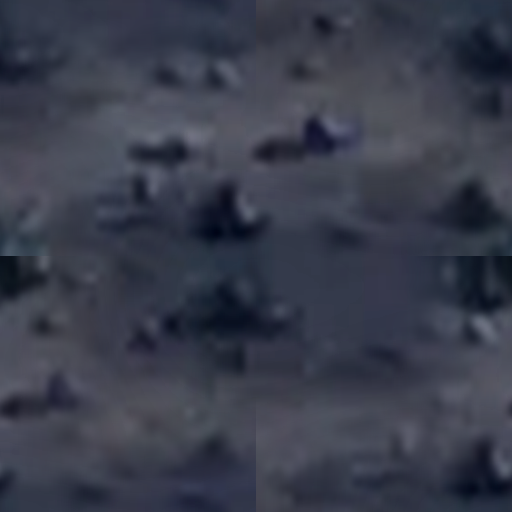
#> input picture moon-faire-witches/texture-packs/world/aethermoor/stand-in/desert_ground.png, 512 x 512 px, given in place of Aethermoor-Natural-Night-Atlas.webp, which was not available
$ python build.py
#> lines starting #> are read from the running program, lines starting #| are printed output that depends on the picture; after the words box and inside, x2 and y2 are one past the last pixel; in counts of white or black regions, pixels touching at a corner belong together
### moon-faire-witches/texture-packs/tools/seamless.py
# seamless.py: turns a patch cut from a painting into a square texture that repeats without a visible join, as a stand-in
# until the real painted texture pack arrives. The patch's light is evened out first (a big soft blur of its brightness
# is divided out, so a lamp's glow or a shadow edge does not repeat), then its edges are blended into a copy of itself
# shifted by half, so the left edge runs into the right and the top into the bottom.
# usage (as a tool):  python3 -I seamless.py <painting.png> <x0> <y0> <x1> <y1> <out.png> [--size 512] [--keep-light] [--squash 1.0]
#   --squash k: stretch the patch's height by k first (ground seen at a slant in a painting looks squashed; 1.3 to 1.6 undoes it)
# or from Python:  from seamless import make; make(img, box, size=512, flatten=True, squash=1.0) -> PIL image
import sys
from PIL import Image, ImageFilter, ImageChops
import numpy as np

def _flatten(a, sigma):
    lum = 0.299 * a[..., 0] + 0.587 * a[..., 1] + 0.114 * a[..., 2]
    blur = np.asarray(Image.fromarray(np.clip(lum, 0, 255).astype(np.uint8)).filter(ImageFilter.GaussianBlur(sigma)), dtype=np.float32)
    gain = (lum.mean() + 1.0) / (blur + 1.0)
    return np.clip(a * gain[..., None], 0, 255)

def make(img, box, size=512, flatten=True, squash=1.0):
    p = img.convert('RGB').crop(tuple(int(v) for v in box))
    if squash and abs(squash - 1.0) > 1e-3: p = p.resize((p.width, max(1, round(p.height * squash))), Image.LANCZOS)
    s = min(p.width, p.height); p = p.crop(((p.width - s) // 2, (p.height - s) // 2, (p.width - s) // 2 + s, (p.height - s) // 2 + s)).resize((size, size), Image.LANCZOS)
    a = np.asarray(p, dtype=np.float32)
    if flatten: a = _flatten(a, size / 6)
    h = size // 2
    b = np.roll(np.roll(a, h, 0), h, 1)
    # weight of the shifted copy: 1 near the picture's edges (where the original would show its seam), 0 in the middle
    y, x = np.mgrid[0:size, 0:size].astype(np.float32)
    d = np.minimum(np.minimum(x, size - 1 - x), np.minimum(y, size - 1 - y)) / (size * 0.25)
    w = np.clip(1.0 - d, 0, 1); w = w * w * (3 - 2 * w)
    out = a * (1 - w[..., None]) + b * w[..., None]
    return Image.fromarray(np.clip(out, 0, 255).astype(np.uint8))

# [6 lines that do not run on import are left out]

### moon-faire-witches/texture-packs/world/tools/build.py
# build.py: makes the world pack (aethermoor/): the stand-ins from the night atlas, the reference crops by night and by
# day, the props' crops, and a 2 x 2 tiled check sheet of every stand-in (in /tmp, not in the pack).
# usage: python3 -I build.py
import os, sys
sys.path.insert(0, '/home/claude/envoi-game/moon-faire-witches/texture-packs/tools')
from seamless import make
from PIL import Image, ImageDraw
import numpy as np

R = '/home/claude/envoi-game/reference/art/world-map/'
OUT = '/home/claude/envoi-game/moon-faire-witches/texture-packs/world/aethermoor/'
N = Image.open(R + 'night/Aethermoor-Natural-Night-Atlas.webp').convert('RGB')
#> N is the input picture: PIL image 512x512 RGB; mean R, G, B 57.3, 61.2, 75.7
D = Image.open(R + 'day/Aethermoor-Nine-Region-Atlas.webp').convert('RGB')
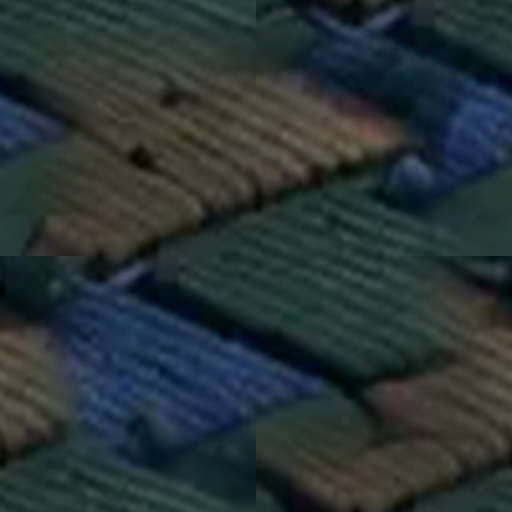
#> input picture moon-faire-witches/texture-packs/world/aethermoor/stand-in/farmland.png, 512 x 512 px, given in place of Aethermoor-Nine-Region-Atlas.webp, which was not available
#> D is the input picture: PIL image 512x512 RGB; mean R, G, B 40.7, 51.9, 53.7

# id: (box in atlas px, squash). The atlas is painted from high up at a slight slant: 1.15 undoes it on land; water is flat
TEX = {
    'pine_forest':        ((700, 1000, 860, 1100), 1.15),
    'broadleaf_forest':   ((1000, 1470, 1180, 1600), 1.15),
    'willow_marsh':       ((1880, 2270, 2010, 2370), 1.15),
    'grassland':          ((1300, 1165, 1380, 1205), 1.15),
    'farmland':           ((1170, 1968, 1300, 2055), 1.15),
    'beach_sand':         ((495, 1735, 550, 1790), 1.0),
    'desert_ground':      ((3440, 1900, 3540, 1960), 1.15),
    'sandstone_mesa':     ((3470, 1400, 3580, 1480), 1.15),
    'bare_rock':          ((3500, 1130, 3560, 1190), 1.15),
    'snowy_mountainside': ((3000, 410, 3100, 490), 1.15),
    'snowfield':          ((2950, 342, 2998, 382), 1.15),
    'town_roofs':         ((1020, 1215, 1100, 1275), 1.0),
    'deep_sea':           ((2250, 1620, 2450, 1780), 1.0),
    'shallow_sea':        ((1180, 2585, 1260, 2625), 1.0),
    'river_water':        ((1395, 1798, 1450, 1828), 1.0),
    'mountain_lake':      ((3262, 775, 3300, 805), 1.0),
    'coastal_cliff':      ((450, 1145, 560, 1195), 1.0),
}

# the props and landmarks: id: (centre in atlas px, half-width of the crop)
PROPS = {
    'wickhollow': ((1348, 1838), 110), 'bogmire': ((1752, 2512), 110), 'dawnroost': ((1325, 1098), 100),
    'shipyard': ((2097, 599), 110), 'misthollow': ((3500, 735), 120),
    'camp_warm_roads': ((820, 1530), 90), 'camp_northern_wilds': ((1150, 590), 90), 'camp_northeast_peaks': ((2760, 1090), 90),
    'northern_crossroads': ((1960, 820), 90), 'frozen_pass': ((3270, 980), 90), 'thornwood': ((1530, 2160), 100),
    'rotbridge': ((2050, 2424), 100), 'willowmurk': ((2898, 2588), 100), 'sunken_ruins': ((2560, 2508), 100),
    'mosswatch_tower': ((1138, 2318), 80), 'eldergrove': ((990, 728), 90), 'fawnrest_shrine': ((1525, 905), 80),
    'frostmere_lake': ((3330, 800), 100), 'peaks_veil': ((2914, 212), 90), 'stormwatch': ((3790, 538), 90),
    'hearthstone_keep': ((2340, 1240), 200), 'dusthaven': ((3525, 1588), 90), 'sandspire': ((4050, 1822), 100),
    'miragewell': ((3560, 2108), 90), 'scorchgate_ruins': ((3300, 2262), 90),
    'stone_bridge': ((1950, 575), 110), 'waterfall': ((3380, 1050), 70), 'sea_stack': ((200, 2500), 100),
    'boardwalk': ((2300, 2430), 100), 'harbour_docks': ((2400, 1420), 100), 'road_track': ((3650, 1500), 120),
}
# the plants and the lights: id: box
EXTRA = {
    'pine_tree': (220, 1410, 310, 1510), 'broadleaf_tree': (610, 1590, 710, 1700), 'willow_tree': (1925, 2335, 2020, 2410),
    'dead_tree': (2020, 2300, 2085, 2390),
    'town_windows': (1270, 1790, 1420, 1890), 'harbour_lanterns': (2280, 1260, 2480, 1440),
}

def save_ref(img, box, path):
    c = img.crop(box); s = min(768 / max(c.size), 3.0)
    c.resize((round(c.width * s), round(c.height * s)), Image.LANCZOS).save(path, quality=85)

def grow(box, k=0.6, minside=120):
    x0, y0, x1, y1 = box; w, h = x1 - x0, y1 - y0
    dx, dy = max(w * k, (minside - w) / 2), max(h * k, (minside - h) / 2)
    return (max(0, int(x0 - dx)), max(0, int(y0 - dy)), min(4608, int(x1 + dx)), min(3072, int(y1 + dy)))

os.makedirs(OUT + 'refs', exist_ok=True); os.makedirs(OUT + 'stand-in', exist_ok=True)
made = {}
for k, (box, sq) in TEX.items():
    im = make(N, box, size=512, squash=sq); im.save(OUT + 'stand-in/' + k + '.png'); made[k] = im
    big = grow(box)
    save_ref(N, big, OUT + 'refs/' + k + '.jpg'); save_ref(D, big, OUT + 'refs/' + k + '-day.jpg')
#> after the loop, made = 17 items

# lake ice: the painting has no frozen water (Frostmere Lake is painted open), so its stand-in is made from the mountain
# lake's stand-in, its light turned to pale frosted silver-blue, with a little of the snowfield's grain laid over it
lake = np.asarray(made['mountain_lake'], dtype=np.float32); snow = np.asarray(made['snowfield'], dtype=np.float32)
lum = (0.299 * lake[..., 0] + 0.587 * lake[..., 1] + 0.114 * lake[..., 2]); lum = (lum - lum.mean()) / (lum.std() + 1e-3); lum = np.clip(lum, -1.6, 1.6)
#> after `lum = 0.299 * lake[..., 0] + 0.587 * lake[..., 1] + 0.114 * lake[..., `: lum: shape (512, 512) float32; every value is 0
ice = np.stack([118 + 14 * lum, 136 + 14 * lum, 168 + 12 * lum], -1)
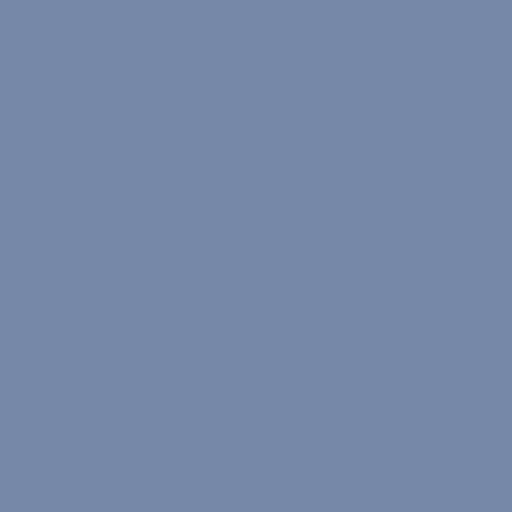
#> ice: shape (512, 512, 3) float32; mean of channels 0, 1, 2 118, 136, 168; drawn as R, G, B
snow_l = snow.mean(-1, keepdims=True); ice = ice * 0.8 + (snow_l - snow_l.mean() + ice.mean()) * 0.2
Image.fromarray(np.clip(ice, 0, 255).astype(np.uint8)).save(OUT + 'stand-in/lake_ice.png')
save_ref(N, grow(TEX['mountain_lake'][0]), OUT + 'refs/lake_ice.jpg'); save_ref(D, grow(TEX['mountain_lake'][0]), OUT + 'refs/lake_ice-day.jpg')
#> in save_ref (call 35), `c = img.crop(box)`: c: PIL image 120x120 RGB; every value is 0

for k, ((x, y), r) in PROPS.items():
    box = (max(0, x - r), max(0, y - round(r * 0.75)), min(4608, x + r), min(3072, y + round(r * 0.75)))
    save_ref(N, box, OUT + 'refs/' + k + '.jpg'); save_ref(D, box, OUT + 'refs/' + k + '-day.jpg')
for k, box in EXTRA.items():
    save_ref(N, box, OUT + 'refs/' + k + '.jpg'); save_ref(D, box, OUT + 'refs/' + k + '-day.jpg')

# check sheet: every stand-in tiled 2 x 2 at half size
ids = list(TEX) + ['lake_ice']
cols = 6; rows = (len(ids) + cols - 1) // cols
sheet = Image.new('RGB', (cols * 520, rows * 540), 'white'); d = ImageDraw.Draw(sheet)
#> after `sheet = Image.new('RGB', (cols * 520, rows * 540), 'white')`: sheet: PIL image 3120x1620 RGB; every value is 255
for i, k in enumerate(ids):
    t = Image.open(OUT + 'stand-in/' + k + '.png').resize((256, 256), Image.LANCZOS)
#> t: PIL image 256x256 RGB; every value is 0
    tile = Image.new('RGB', (512, 512))
    for a in (0, 256):
        for b in (0, 256): tile.paste(t, (a, b))
    x, y = (i % cols) * 520, (i // cols) * 540
    sheet.paste(tile, (x, y)); d.text((x + 4, y + 516), k, fill='black')
#> after `sheet.paste(tile, (x, y))`:
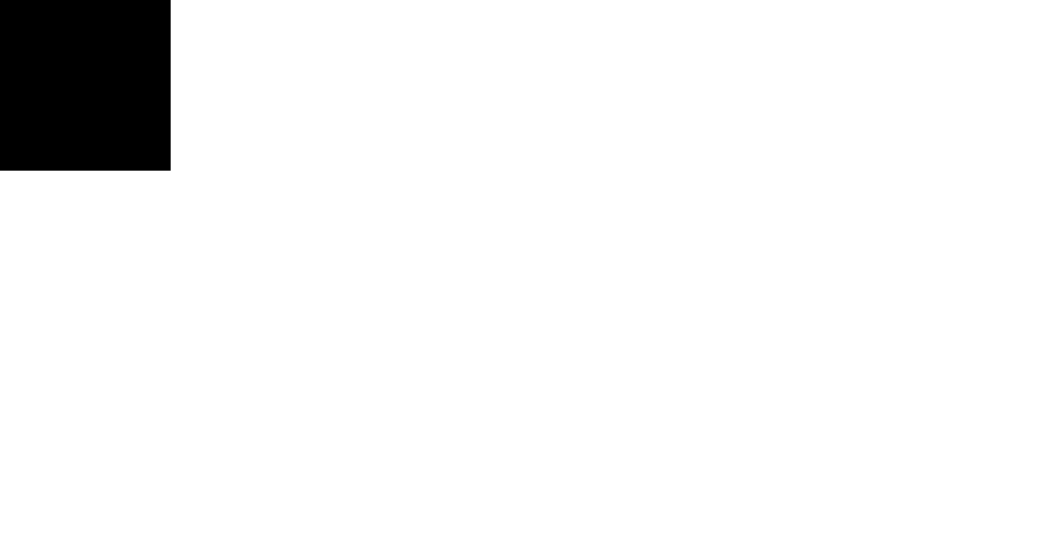
#> sheet: PIL image 3120x1620 RGB (shown at 1/3 size); 94.8% white; 1 black region, box (x1, y1, x2, y2) and area: (0, 0, 512, 512) 262144
sheet.save('/tmp/wv/sheet.jpg', quality=85)
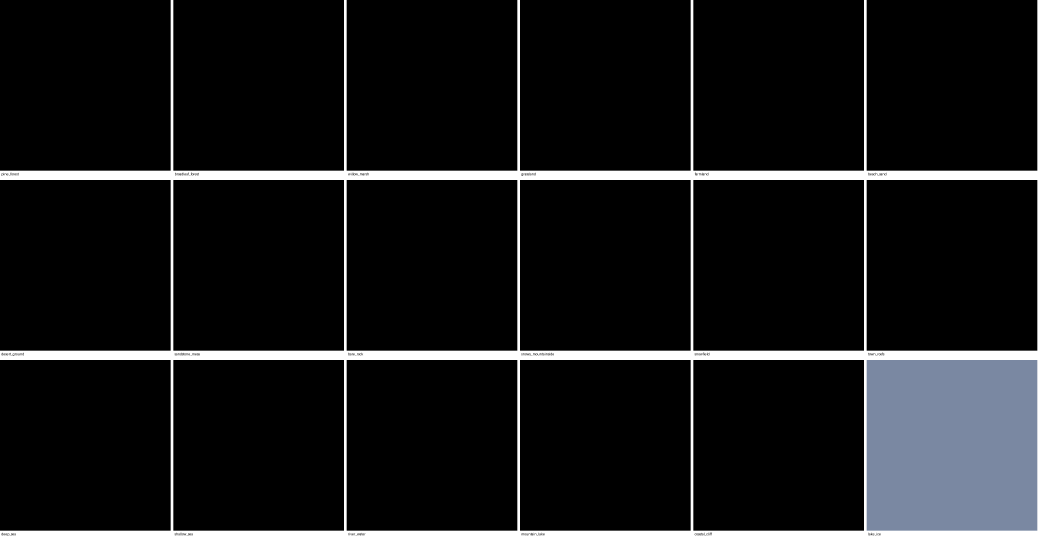
#> saved as sheet.jpg: PIL image 3120x1620 RGB (shown at 1/3 size); mean R, G, B 23.2, 23.9, 25.2
print('stand-ins', len(ids), 'props', len(PROPS), 'extra', len(EXTRA))
